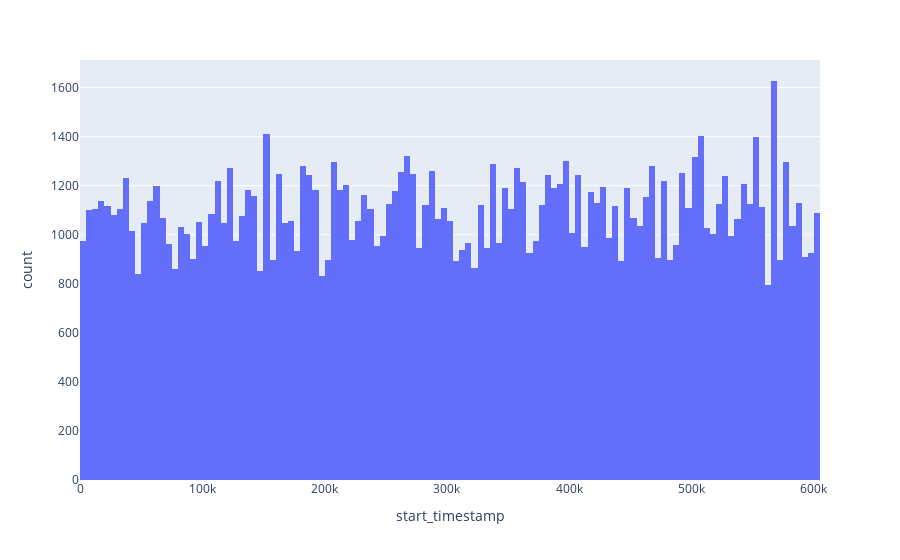

Notebook code cell kept with this figure:
### Code cell
px.histogram(alarms, x='start_timestamp')

### Figure 1 — Plotly figure (JSON) as saved in the notebook; plotly's stock layout.template omitted (floating-point values rounded to 4 significant figures; data arrays with more than 128 entries replaced by an {"elided": "..."} marker saying what was removed)
{"data": [{"alignmentgroup": "True", "bingroup": "x", "hovertemplate": "start_timestamp=%{x}<br>count=%{y}<extra></extra>", "legendgroup": "", "marker": {"color": "#636efa", "pattern": {"shape": ""}}, "name": "", "offsetgroup": "", "orientation": "v", "showlegend": false, "type": "histogram", "x": {"elided": "132688 int values"}, "xaxis": "x", "yaxis": "y"}], "layout": {"barmode": "relative", "legend": {"tracegroupgap": 0}, "margin": {"t": 60}, "xaxis": {"anchor": "y", "domain": [0, 1], "title": {"text": "start_timestamp"}}, "yaxis": {"anchor": "x", "domain": [0, 1], "title": {"text": "count"}}}}
